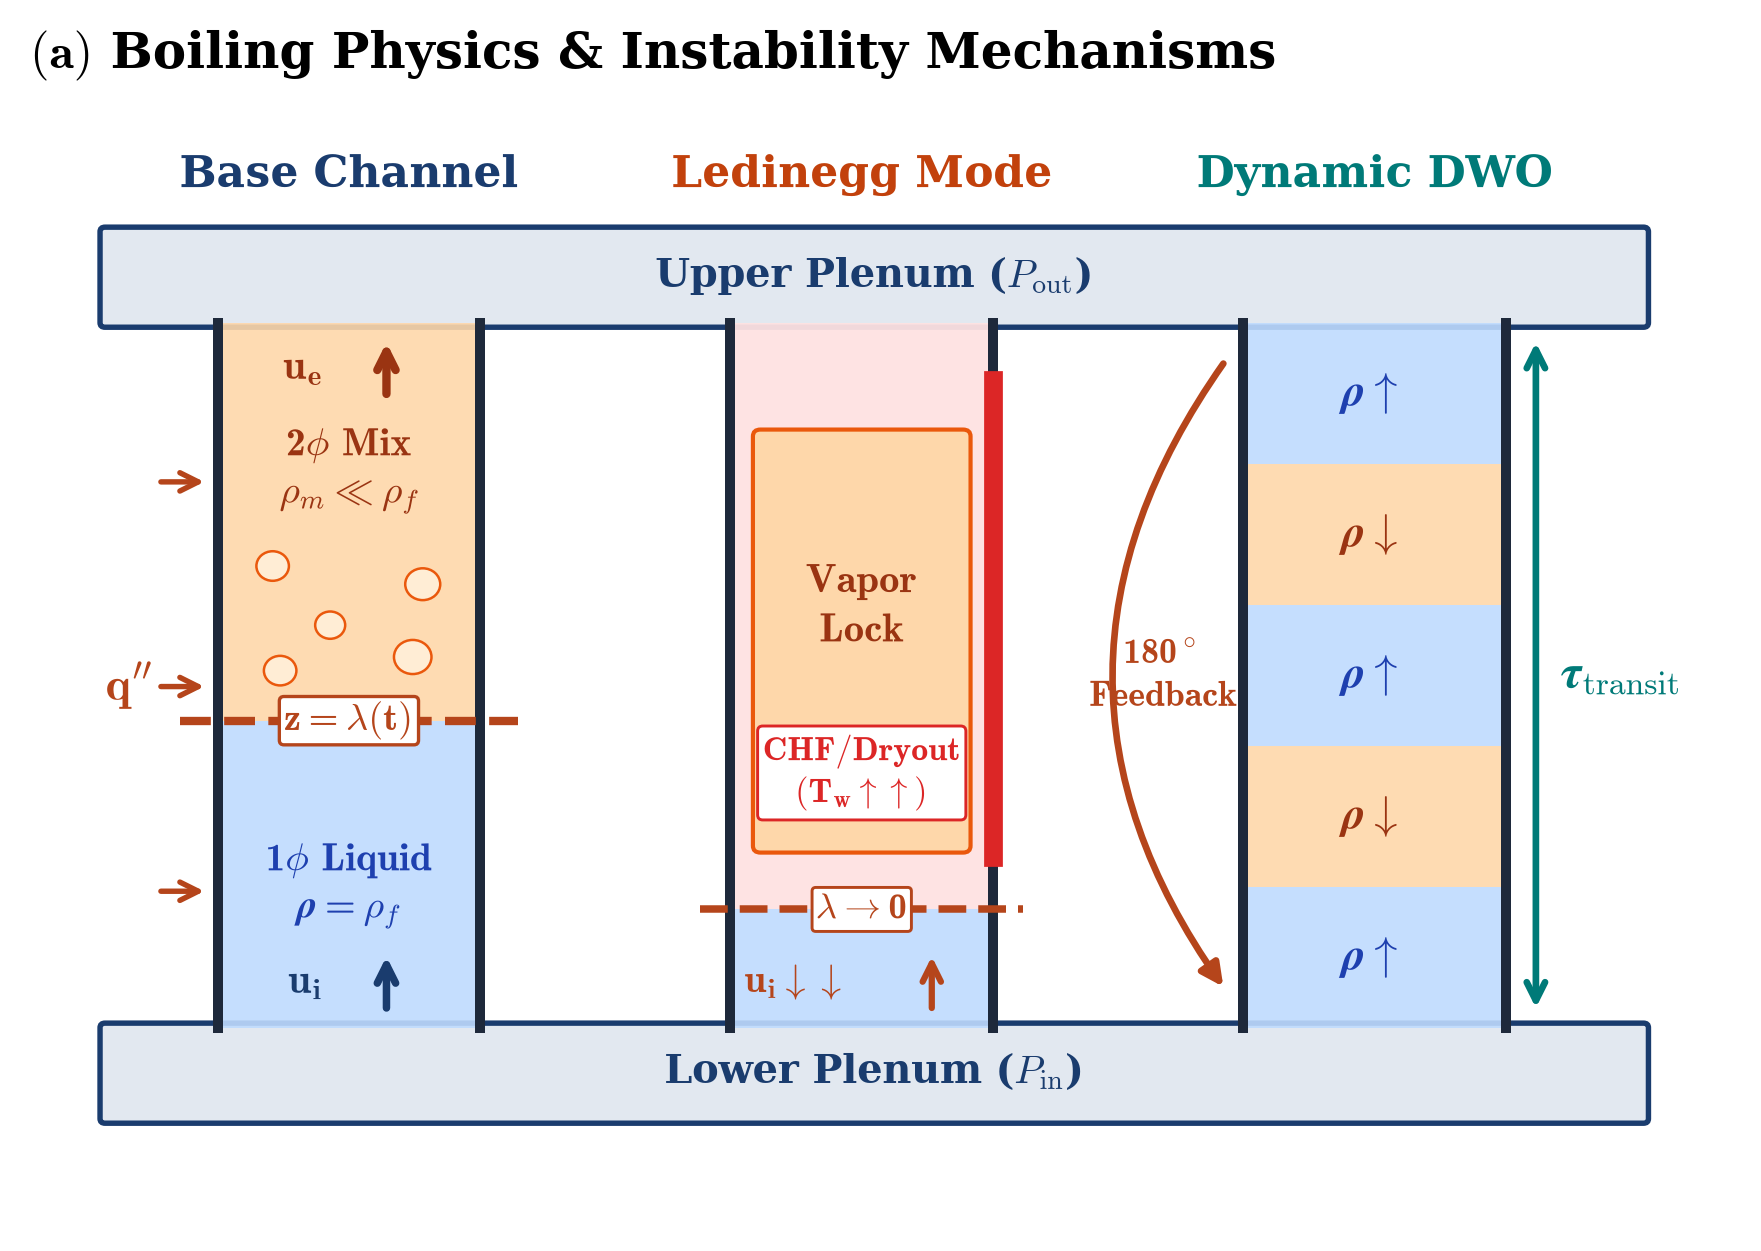

Python code for this plot:
"""Panel (a): Physical Channel Architecture & Instability Mechanisms
Compact 3-Tube Comparative Schematic (Base Model, Ledinegg Excursion, Dynamic DWO).
Target width: ~7.5 - 8.5 cm single column. Large, bold, non-overlapping typography.
"""
import os
import matplotlib.pyplot as plt
import numpy as np
from matplotlib.patches import Rectangle, Circle, FancyBboxPatch, FancyArrowPatch

output_dir = os.path.dirname(os.path.abspath(__file__))
os.makedirs(output_dir, exist_ok=True)

# Publication Typography - Bold & Legible at 7-8 cm width
plt.rcParams.update({
    "font.family": "serif",
    "font.size": 11,
    "mathtext.fontset": "cm",
})

NAVY = "#1a3c6e"
CRIMSON = "#b5451b"
TEAL = "#007a78"
SLATE = "#1e293b"
LIGHT_BLUE = "#bfdbfe"
LIGHT_ORANGE = "#fed7aa"
DRYOUT_HOT = "#dc2626"
DRYOUT_BG = "#fee2e2"
BUBBLE_EC = "#ea580c"
BUBBLE_FC = "#ffedd5"

fig, ax = plt.subplots(figsize=(6.0, 4.3), dpi=300)
ax.set_xlim(-0.4, 6.4)
ax.set_ylim(-0.35, 4.5)
ax.axis("off")

# Title
ax.set_title(r"$\mathbf{(a)}$ Boiling Physics & Instability Mechanisms", fontsize=12, fontweight="bold", pad=12, loc="left")

# Geometry coordinates
tube_w = 1.05
tube_bottom = 0.50
tube_top = 3.60
tube_h = tube_top - tube_bottom

# Common Plenums
ax.add_patch(FancyBboxPatch((-0.1, tube_top), 6.15, 0.40, boxstyle="round,pad=0.02", fc="#e2e8f0", ec=NAVY, lw=1.3))
ax.text(2.975, tube_top + 0.20, r"Upper Plenum ($P_{\mathrm{out}}$)", ha="center", va="center", fontsize=9.5, fontweight="bold", color=NAVY)

ax.add_patch(FancyBboxPatch((-0.1, tube_bottom - 0.40), 6.15, 0.40, boxstyle="round,pad=0.02", fc="#e2e8f0", ec=NAVY, lw=1.3))
ax.text(2.975, tube_bottom - 0.20, r"Lower Plenum ($P_{\mathrm{in}}$)", ha="center", va="center", fontsize=9.5, fontweight="bold", color=NAVY)


# ==============================================================================
# TUBE 1: BASE MOVING-BOUNDARY MODEL
# ==============================================================================
x1 = 0.35
ax.text(x1 + tube_w/2, tube_top + 0.55, "Base Channel", ha="center", va="bottom", fontsize=10.5, fontweight="bold", color=NAVY)

# Channel walls
ax.plot([x1, x1], [tube_bottom, tube_top], color=SLATE, lw=2.4)
ax.plot([x1 + tube_w, x1 + tube_w], [tube_bottom, tube_top], color=SLATE, lw=2.4)

# 1-phase liquid
z_lam = tube_bottom + 1.35
ax.add_patch(Rectangle((x1, tube_bottom), tube_w, z_lam - tube_bottom, fc=LIGHT_BLUE, ec="none", alpha=0.9))
ax.text(x1 + tube_w/2, (tube_bottom + z_lam)/2 - 0.05, r"$\mathbf{1\phi}$" + " " + r"$\mathbf{Liquid}$" + "\n" + r"$\boldsymbol{\rho = \rho_f}$", 
        ha="center", va="center", fontsize=9.5, color="#1e40af")

# Moving boundary line
ax.plot([x1 - 0.15, x1 + tube_w + 0.15], [z_lam, z_lam], color=CRIMSON, lw=2.0, ls="--")
ax.text(x1 + tube_w/2, z_lam, r"$\mathbf{z = \lambda(t)}$", ha="center", va="center", fontsize=9.2, color=CRIMSON,
        bbox=dict(boxstyle="round,pad=0.12", fc="#ffffff", ec=CRIMSON, lw=0.8))

# 2-phase mixture
ax.add_patch(Rectangle((x1, z_lam), tube_w, tube_top - z_lam, fc=LIGHT_ORANGE, ec="none", alpha=0.9))
ax.text(x1 + tube_w/2, tube_top - 0.65, r"$\mathbf{2\phi}$" + " " + r"$\mathbf{Mix}$" + "\n" + r"$\boldsymbol{\rho_m \ll \rho_f}$", 
        ha="center", va="center", fontsize=9.5, color="#9a3412")

# Deterministic bubble positions
bubble_coords = [
    (x1 + 0.25, z_lam + 0.22, 0.065),
    (x1 + 0.78, z_lam + 0.28, 0.075),
    (x1 + 0.45, z_lam + 0.42, 0.060),
    (x1 + 0.82, z_lam + 0.60, 0.070),
    (x1 + 0.22, z_lam + 0.68, 0.065)
]
for bx, by, br in bubble_coords:
    ax.add_patch(Circle((bx, by), br, fc=BUBBLE_FC, ec=BUBBLE_EC, lw=0.6))

# Heat flux arrows
for y_pos in [1.1, 2.0, 2.9]:
    ax.annotate("", xy=(x1 - 0.02, y_pos), xytext=(x1 - 0.26, y_pos), arrowprops=dict(arrowstyle="->", color=CRIMSON, lw=1.3))
ax.text(x1 - 0.35, 2.0, r"$\mathbf{q''}$", ha="center", va="center", fontsize=11.5, color=CRIMSON)

# Velocity arrows
ax.annotate("", xy=(x1 + tube_w/2 + 0.15, tube_bottom + 0.35), xytext=(x1 + tube_w/2 + 0.15, tube_bottom + 0.05), arrowprops=dict(arrowstyle="->", color=NAVY, lw=1.8))
ax.text(x1 + tube_w/2 - 0.10, tube_bottom + 0.20, r"$\mathbf{u_i}$", ha="right", va="center", fontsize=10.0, color=NAVY)

ax.annotate("", xy=(x1 + tube_w/2 + 0.15, tube_top - 0.05), xytext=(x1 + tube_w/2 + 0.15, tube_top - 0.35), arrowprops=dict(arrowstyle="->", color="#9a3412", lw=2.0))
ax.text(x1 + tube_w/2 - 0.10, tube_top - 0.20, r"$\mathbf{u_e}$", ha="right", va="center", fontsize=10.0, color="#9a3412")


# ==============================================================================
# TUBE 2: LEDINEGG (STATIC / EXCURSIVE) INSTABILITY
# ==============================================================================
x2 = 2.40
ax.text(x2 + tube_w/2, tube_top + 0.55, "Ledinegg Mode", ha="center", va="bottom", fontsize=10.5, fontweight="bold", color="#c2410c")

# Channel walls
ax.plot([x2, x2], [tube_bottom, tube_top], color=SLATE, lw=2.4)
ax.plot([x2 + tube_w, x2 + tube_w], [tube_bottom, tube_top], color=SLATE, lw=2.4)

# Collapsed boiling boundary
z_lam_led = tube_bottom + 0.52
ax.add_patch(Rectangle((x2, tube_bottom), tube_w, z_lam_led - tube_bottom, fc=LIGHT_BLUE, ec="none", alpha=0.9))
ax.add_patch(Rectangle((x2, z_lam_led), tube_w, tube_top - z_lam_led, fc=DRYOUT_BG, ec="none", alpha=0.95))
ax.plot([x2 - 0.12, x2 + tube_w + 0.12], [z_lam_led, z_lam_led], color=CRIMSON, lw=1.8, ls="--")
ax.text(x2 + tube_w/2, z_lam_led, r"$\boldsymbol{\lambda \to 0}$", ha="center", va="center", fontsize=8.8, color=CRIMSON,
        bbox=dict(boxstyle="round,pad=0.1", fc="#ffffff", ec=CRIMSON, lw=0.7))

# Vapor lock box
ax.add_patch(FancyBboxPatch((x2 + 0.12, tube_bottom + 0.80), tube_w - 0.24, 1.80, boxstyle="round,pad=0.03", fc="#fed7aa", ec=BUBBLE_EC, lw=1.0))
ax.text(x2 + tube_w/2, tube_bottom + 1.85, r"$\mathbf{Vapor}$" + "\n" + r"$\mathbf{Lock}$", ha="center", va="center", fontsize=9.8, fontweight="bold", color="#9a3412")

# Hot dryout wall (highlighted on right wall)
ax.plot([x2 + tube_w, x2 + tube_w], [tube_bottom + 0.75, tube_top - 0.25], color=DRYOUT_HOT, lw=4.5)
ax.text(x2 + tube_w/2, tube_bottom + 1.12, r"$\mathbf{CHF / Dryout}$" + "\n" + r"$\mathbf{(T_w \uparrow\uparrow)}$", 
        ha="center", va="center", fontsize=8.2, color=DRYOUT_HOT,
        bbox=dict(boxstyle="round,pad=0.15", fc="#ffffff", ec=DRYOUT_HOT, lw=0.7))

# Starvation flow
ax.annotate("", xy=(x2 + tube_w/2 + 0.28, tube_bottom + 0.35), xytext=(x2 + tube_w/2 + 0.28, tube_bottom + 0.05), arrowprops=dict(arrowstyle="->", color=CRIMSON, lw=1.5))
ax.text(x2 + tube_w/2 - 0.05, tube_bottom + 0.20, r"$\mathbf{u_i \downarrow\downarrow}$", ha="right", va="center", fontsize=9.5, color=CRIMSON)


# ==============================================================================
# TUBE 3: DENSITY-WAVE OSCILLATION (DYNAMIC DWO)
# ==============================================================================
x3 = 4.45
ax.text(x3 + tube_w/2, tube_top + 0.55, "Dynamic DWO", ha="center", va="bottom", fontsize=10.5, fontweight="bold", color=TEAL)

# Channel walls
ax.plot([x3, x3], [tube_bottom, tube_top], color=SLATE, lw=2.4)
ax.plot([x3 + tube_w, x3 + tube_w], [tube_bottom, tube_top], color=SLATE, lw=2.4)

# Traveling wave packets
h_pack = tube_h / 5.0
for i in range(5):
    y_i = tube_bottom + i * h_pack
    if i % 2 == 0:
        ax.add_patch(Rectangle((x3, y_i), tube_w, h_pack, fc=LIGHT_BLUE, ec="none", alpha=0.9))
        ax.text(x3 + tube_w/2, y_i + h_pack/2, r"$\boldsymbol{\rho \uparrow}$", ha="center", va="center", fontsize=11.0, color="#1e40af")
    else:
        ax.add_patch(Rectangle((x3, y_i), tube_w, h_pack, fc=LIGHT_ORANGE, ec="none", alpha=0.9))
        ax.text(x3 + tube_w/2, y_i + h_pack/2, r"$\boldsymbol{\rho \downarrow}$", ha="center", va="center", fontsize=11.0, color="#9a3412")

# Transit delay bracket on right
ax.annotate("", xy=(x3 + tube_w + 0.12, tube_top - 0.05), xytext=(x3 + tube_w + 0.12, tube_bottom + 0.05), arrowprops=dict(arrowstyle="<->", color=TEAL, lw=1.6))
ax.text(x3 + tube_w + 0.22, (tube_bottom + tube_top)/2, r"$\boldsymbol{\tau}_{\mathrm{transit}}$", ha="left", va="center", fontsize=11.5, color=TEAL)

# Dynamic 180 deg feedback loop (exit to inlet on left of Tube 3)
feed_arr = FancyArrowPatch((x3 - 0.06, tube_top - 0.15), (x3 - 0.06, tube_bottom + 0.15),
                           connectionstyle="arc3,rad=0.36", color=CRIMSON, lw=1.6,
                           arrowstyle="-|>", mutation_scale=11)
ax.add_patch(feed_arr)
ax.text(x3 - 0.32, (tube_bottom + tube_top)/2, r"$\mathbf{180^\circ}$" + "\n" + r"$\mathbf{Feedback}$", ha="center", va="center", fontsize=8.6, color=CRIMSON)

plt.tight_layout()
out_file = os.path.join(output_dir, "panel_a_zonation.png")
plt.savefig(out_file, dpi=300, bbox_inches="tight")
print("Saved Refined 3-Tube Panel (a) to:", out_file)
